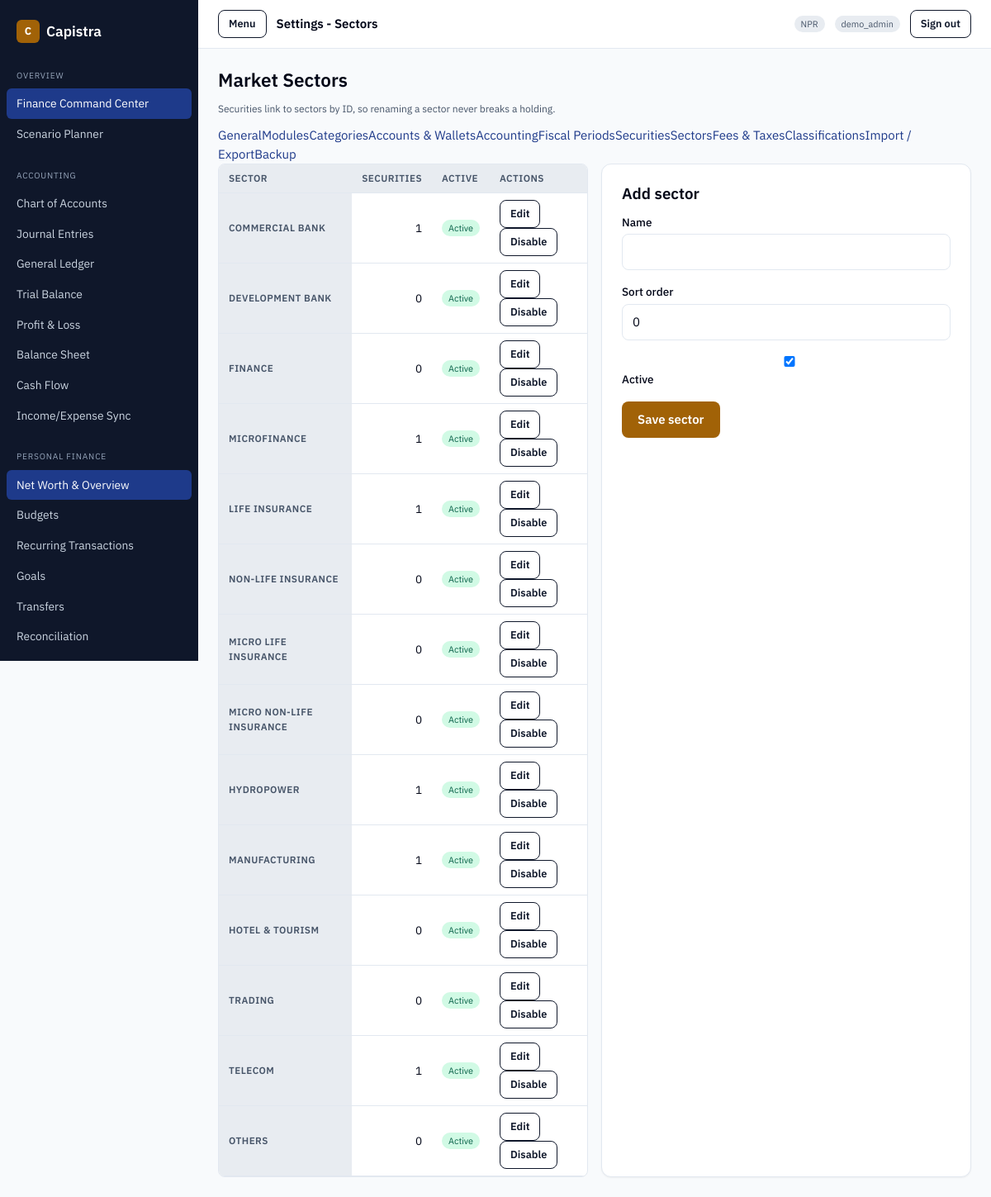
Screenshot of /admin/settings/sectors.php (signed in) with the database file from the repository.
### tables this page shows
CREATE TABLE `market_sectors` (
  `id` int(11) NOT NULL AUTO_INCREMENT,
  `exchange_id` int(11) NOT NULL,
  `name` varchar(150) NOT NULL,
  `slug` varchar(180) NOT NULL,
  `is_active` tinyint(1) NOT NULL DEFAULT 1,
  `sort_order` int(11) NOT NULL DEFAULT 0,
  `created_at` timestamp NOT NULL DEFAULT current_timestamp(),
  PRIMARY KEY (`id`),
  UNIQUE KEY `uq_market_sector` (`exchange_id`, `slug`),
  CONSTRAINT `fk_market_sector_exchange` FOREIGN KEY (`exchange_id`)
    REFERENCES `market_exchanges` (`id`) ON DELETE CASCADE
);

### lib/nepse.php (called while the page is built, shortened)
<?php
if (!function_exists('capistra_default_exchange_id')) {
    function capistra_default_exchange_id(): int
    {
        $pdo = capistra_pdo();
        $id = $pdo->query("SELECT id FROM market_exchanges WHERE code = 'NEPSE' LIMIT 1")->fetchColumn();
        if ($id !== false) {
            return (int) $id;
        }
        $pdo->prepare("INSERT INTO market_exchanges (code, name, country, currency, is_active)
                       VALUES ('NEPSE', 'Nepal Stock Exchange', ?, ?, 1)")
            ->execute([(string) capistra_setting('nepse_country', 'Nepal'), capistra_base_currency()]);
        return (int) $pdo->lastInsertId();
    }
}
if (!function_exists('capistra_sectors')) {
    function capistra_sectors(?int $exchangeId = null, bool $activeOnly = false): array
    {
        $sql = 'SELECT * FROM market_sectors';
        $where = [];
        $params = [];
        if ($exchangeId !== null) { $where[] = 'exchange_id = :e'; $params[':e'] = $exchangeId; }
        if ($where !== []) { $sql .= ' WHERE ' . implode(' AND ', $where); }
        $sql .= ' ORDER BY sort_order, name';
        $stmt = capistra_pdo()->prepare($sql);
        $stmt->execute($params);
        return $stmt->fetchAll();
    }
}

### config/app.php (called while the page is built, shortened)
<?php
if (!function_exists('capistra_pdo')) {
    function capistra_pdo(): PDO
    {
        static $pdo = null;
        if ($pdo instanceof PDO) {
            return $pdo;
        }
        $dsn = sprintf('mysql:host=%s;port=%s;dbname=%s;charset=%s', DB_HOST, DB_PORT, DB_NAME, DB_CHARSET);
        $pdo = new PDO($dsn, DB_USER, DB_PASSWORD, [
            PDO::ATTR_ERRMODE            => PDO::ERRMODE_EXCEPTION,
            PDO::ATTR_DEFAULT_FETCH_MODE => PDO::FETCH_ASSOC,
            PDO::ATTR_EMULATE_PREPARES   => false,
        ]);
        return $pdo;
    }
}

### accounting/lib/auth.php (called while the page is built, shortened)
<?php
require_once dirname(__DIR__, 2) . '/config/app.php';
if (!function_exists('e')) {
    function e(?string $value): string
    {
        return htmlspecialchars((string) $value, ENT_QUOTES, 'UTF-8');
    }
}

### admin/settings/sectors.php (the view, shortened to what this page needs)
<?php
require_once dirname(__DIR__) . '/lib/admin.php';
$pdo  = capistra_pdo();
$editing = null;
$counts = [];
foreach ($pdo->query('SELECT sector_id, COUNT(*) c FROM securities GROUP BY sector_id')->fetchAll() as $row) {
    $counts[(int) $row['sector_id']] = (int) $row['c'];
}
?>
<h1>Market Sectors</h1>
<p class="hint">Securities link to sectors by ID, so renaming a sector never breaks a holding.</p>
<div class="grid grid--2">
  <div class="table-wrap">
    <table class="data">
      <thead><tr><th scope="col">Sector</th><th scope="col" class="num">Securities</th><th scope="col">Active</th><th scope="col">Actions</th></tr></thead>
      <tbody>
      <?php foreach (capistra_sectors(capistra_default_exchange_id()) as $s): ?>
        <tr>
          <th scope="row"><?= e((string) $s['name']) ?></th>
          <td class="num"><?= (int) ($counts[(int) $s['id']] ?? 0) ?></td>
          <td><?= $s['is_active'] ? '<span class="badge badge--pos">Active</span>' : '<span class="badge">Inactive</span>' ?></td>
          <td>
            <a class="btn btn--secondary btn--sm" href="sectors.php?edit=<?= (int) $s['id'] ?>">Edit</a>
            <form method="post" style="display:inline">
              <button class="btn btn--secondary btn--sm" type="submit"><?= $s['is_active'] ? 'Disable' : 'Enable' ?></button>
            </form>
          </td>
        </tr>
      <?php endforeach; ?>
      </tbody>
    </table>
  </div>
  <div class="card">
    <h2><?= $editing ? 'Edit sector' : 'Add sector' ?></h2>
    <form method="post" action="sectors.php">
      <div class="form-row"><label for="name">Name</label><input id="name" name="name" required maxlength="150" value="<?= e((string) ($editing['name'] ?? '')) ?>"></div>
      <div class="form-row"><label for="sort_order">Sort order</label><input id="sort_order" name="sort_order" type="number" value="<?= (int) ($editing['sort_order'] ?? 0) ?>"></div>
      <div class="form-row"><label class="switch"><input type="checkbox" name="is_active" value="1" <?= (($editing['is_active'] ?? 1) ? 'checked' : '') ?>><span>Active</span></label></div>
      <button class="btn btn--primary" type="submit">Save sector</button>
    </form>
  </div>
</div>

### assets/css/capistra.css (style rules this page uses)
:root { --color-primary: #0f172a; --color-on-primary: #ffffff; --color-secondary: #1e3a8a; --color-accent: #a16207; --color-on-accent: #ffffff; --color-background: #f8fafc; --color-foreground: #020617; --color-card: #ffffff; --color-muted: #e8ecf1; --color-muted-foreground: #475569; --color-border: #e2e8f0; --color-destructive: #dc2626; --color-on-destructive: #ffffff; --color-ring: #0f172a; --color-positive: #047857; --color-negative: #b91c1c; --space-xs: 2px; --space-sm: 4px; --space-md: 8px; --space-lg: 12px; --space-xl: 16px; --space-2xl: 24px; --space-3xl: 32px; --radius-sm: 6px; --radius-md: 8px; --radius-lg: 12px; --shadow-sm: 0 1px 2px rgba(0, 0, 0, 0.05); --shadow-md: 0 4px 6px rgba(0, 0, 0, 0.08); --shadow-lg: 0 10px 15px rgba(0, 0, 0, 0.10); --motion-fast: 150ms; --motion-base: 200ms; }
* { box-sizing: border-box; }
html, body { margin: 0; padding: 0; background: var(--color-background); color: var(--color-foreground); font-family: "IBM Plex Sans", -apple-system, BlinkMacSystemFont, "Segoe UI", Roboto, Arial, sans-serif; font-size: 15px; line-height: 1.5; -webkit-font-smoothing: antialiased; }
a { color: var(--color-secondary); text-decoration: none; }
h1, h2, h3, h4 { margin: 0 0 var(--space-lg); font-weight: 600; line-height: 1.25; }
h1 { font-size: 1.5rem; }
h2 { font-size: 1.25rem; }
.grid { display: grid; gap: var(--space-xl); }
.grid--2 { grid-template-columns: repeat(auto-fit, minmax(320px, 1fr)); }
.card { background: var(--color-card); border: 1px solid var(--color-border); border-radius: var(--radius-lg); padding: var(--space-2xl); box-shadow: var(--shadow-sm); }
.badge { display: inline-block; font-size: 0.72rem; padding: 2px 8px; border-radius: 999px; background: var(--color-muted); color: var(--color-muted-foreground); }
.badge--pos { background: #d1fae5; color: #065f46; }
.table-wrap { overflow-x: auto; border: 1px solid var(--color-border); border-radius: var(--radius-md); background: var(--color-card); }
table.data { width: 100%; border-collapse: collapse; font-size: 0.9rem; }
table.data th, table.data td { text-align: left; padding: var(--space-md) var(--space-lg); border-bottom: 1px solid var(--color-border); }
table.data th { background: var(--color-muted); font-weight: 600; font-size: 0.78rem; text-transform: uppercase; letter-spacing: 0.04em; color: var(--color-muted-foreground); }
table.data td.num, table.data th.num { text-align: right; font-variant-numeric: tabular-nums; }
.form-row { margin-bottom: var(--space-xl); }
label { display: block; font-weight: 500; margin-bottom: var(--space-sm); font-size: 0.9rem; }
.hint { font-size: 0.8rem; color: var(--color-muted-foreground); margin-top: var(--space-sm); }
.btn { display: inline-flex; align-items: center; justify-content: center; gap: var(--space-md); min-height: 40px; padding: 10px 18px; border-radius: var(--radius-md); border: 1px solid transparent; font: inherit; font-weight: 600; cursor: pointer; transition: background var(--motion-base) ease, opacity var(--motion-base) ease; }
.btn--primary { background: var(--color-accent); color: var(--color-on-accent); }
.btn--secondary { background: transparent; color: var(--color-primary); border-color: var(--color-primary); }
.btn--sm { min-height: 34px; padding: 6px 12px; font-size: 0.85rem; }

### rows the page displays
market_sectors: name "COMMERCIAL BANK", id "1", is_active "Active"
market_sectors: name "DEVELOPMENT BANK", id "0", is_active "Active"
market_sectors: name "FINANCE", id "0", is_active "Active"
market_sectors: name "MICROFINANCE", id "1", is_active "Active"
market_sectors: name "LIFE INSURANCE", id "1", is_active "Active"
market_sectors: name "NON-LIFE INSURANCE", id "0", is_active "Active"
market_sectors: name "MICRO LIFE INSURANCE", id "0", is_active "Active"
market_sectors: name "MICRO NON-LIFE INSURANCE", id "0", is_active "Active"
market_sectors: name "HYDROPOWER", id "1", is_active "Active"
market_sectors: name "MANUFACTURING", id "1", is_active "Active"
market_sectors: name "HOTEL & TOURISM", id "0", is_active "Active"
market_sectors: name "TRADING", id "0", is_active "Active"
market_sectors: name "TELECOM", id "1", is_active "Active"
market_sectors: name "OTHERS", id "0", is_active "Active"

### other values shown
capistra_setting('display_name', APP_NAME) "Capistra"
$group "OVERVIEW"
$label "Finance Command Center"
$label "Scenario Planner"
$group "ACCOUNTING"
$label "Chart of Accounts"
$label "Journal Entries"
$label "General Ledger"
$label "Trial Balance"
$label "Profit & Loss"
$label "Balance Sheet"
$label "Cash Flow"
$label "Income/Expense Sync"
$group "PERSONAL FINANCE"
$label "Net Worth & Overview"
